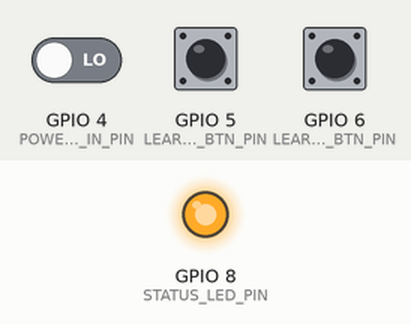
Simulated run of this sketch. Board: ESP32-C3. On the bench: output pins drawn as LEDs (lit = HIGH). The inputs (shaded band) are chosen by the test bench; at power-on: GPIO 5 (LEARN_POWER_BTN_PIN) HIGH, GPIO 4 (POWER_LED_IN_PIN) LOW, GPIO 6 (LEARN_RESET_BTN_PIN) HIGH. EEPROM starts erased; pins used as bus, display or sensor lines are not drawn; what the sketch prints to the serial monitor is not drawn.

Above: at 1.2 s.
1.3 s: GPIO 5 (LEARN_POWER_BTN_PIN) pulled LOW for 0.15 s
At 2.1 s:
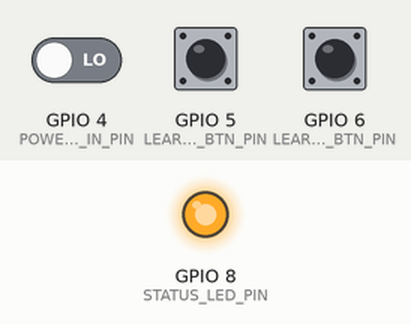
4.3 s: GPIO 4 (POWER_LED_IN_PIN) driven HIGH
7.3 s: GPIO 4 (POWER_LED_IN_PIN) driven LOW
10.3 s: GPIO 6 (LEARN_RESET_BTN_PIN) pulled LOW for 3.2 s
At 11.45 s:
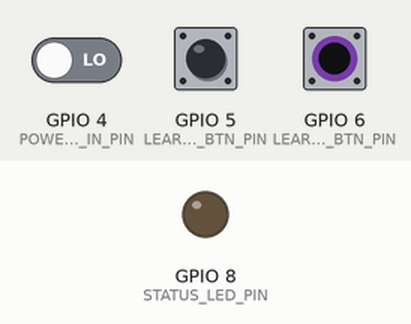
Timing chart, 0 to 16.0 s (numbered marks = the images above; inputs shaded):
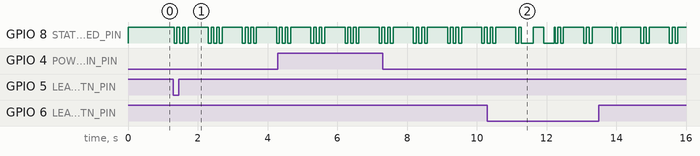

Measured:
- after the input at 1.3 s, GPIO 8 (STATUS_LED_PIN): HIGH → LOW at once, then repeats every 0.98 s: 2 × (HIGH 0.08 s, LOW 0.08 s), HIGH 0.58 s, LOW 0.08 s

The sketch:

pc-ir-remote.ino
```cpp
/*
 * PC IR Remote — Standalone Arduino/ESP32-C3 sketch
 * No Home Assistant required. Uses IRremoteESP8266 library.
 *
 * WIRING:
 *   TSOP38238 OUT     → GPIO3
 *   TSOP38238 VS      → 3.3V via 100Ω resistor + 100nF cap to GND
 *   TSOP38238 GND     → GND
 *   GPIO1 → relay coil trigger  (relay contacts → PWR_SW header)
 *   GPIO2 → relay coil trigger  (relay contacts → RST_SW header)
 *   Learn Power btn   → GPIO5  (other leg to GND, active-low)
 *   Learn Reset btn   → GPIO6  (other leg to GND, active-low)
 *   Power LED input:  PWR_LED+ → 10kΩ → GPIO4 → 10kΩ → GND  (voltage divider)
 *
 * LEARNING IR CODES:
 *   Press Learn Power button, then press the desired button on your remote.
 *   Press Learn Reset button, then press the desired button on your remote.
 *   Codes are saved to flash and survive power cycles.
 *
 * DEBUG:
 *   Set DUMP_ALL_CODES true to print every received IR code to Serial.
 *   Useful for finding codes if the buttons are not yet wired.
 *
 * LIBRARIES: IRremoteESP8266, Preferences (built-in ESP32 Arduino core)
 */

#include <IRrecv.h>
#include <IRremoteESP8266.h>
#include <IRutils.h>
#include <Preferences.h>

// =============================================================================
// CONFIGURATION — edit these to match your hardware
// =============================================================================

#define DUMP_ALL_CODES          false  // true: print all received IR codes to Serial

#define RELAY_ACTIVE_ON_HIGH    false  // true = relay fires on HIGH, false = LOW
#define STATUS_LED_ACTIVE_ON_HIGH false

#define IR_RECV_PIN             3
#define POWER_PIN               1      // relay coil trigger → PWR_SW header
#define RESET_PIN               2      // relay coil trigger → RST_SW header
#define LEARN_POWER_BTN_PIN     5      // active-low, internal pull-up
#define LEARN_RESET_BTN_PIN     6      // active-low, internal pull-up
#define POWER_LED_IN_PIN        4      // PC front-panel power LED: PWR_LED+ → 10kΩ → GPIO4 → 10kΩ → GND
#define PC_STATE_THRESHOLD_MS   5000   // LED solid for this long → definitive ON or OFF (else SLEEPING)

// STATUS_LED_PIN options:
//   8   → onboard LED on ESP32-C3 SuperMini boards. NOTE: the Arduino
//         LED_BUILTIN macro resolves to GPIO7 for PlatformIO's "lolin_c3_mini"
//         board (genuine Wemos/Lolin pinout), which does NOT match the
//         SuperMini clone boards this project targets — use the literal 8.
//   -1  → no LED (disable all LED feedback)
#define STATUS_LED_PIN          8

#define PULSE_MS                500    // relay pulse duration (ms)
#define LEARN_TIMEOUT_MS        10000  // cancel learn mode after 10s with no IR
#define DEBOUNCE_MS             20     // button debounce window (ms)
#define BLINK_MS                80     // LED blink on/off duration (ms)
#define LEARN_PAUSE_MS          500    // gap between blink groups in learn mode

// =============================================================================
// DERIVED VALUES — do not edit
// =============================================================================

#define RELAY_ON_LEVEL          (RELAY_ACTIVE_ON_HIGH ? HIGH : LOW)
#define RELAY_OFF_LEVEL         (RELAY_ACTIVE_ON_HIGH ? LOW : HIGH)
#define LED_ON                  (STATUS_LED_ACTIVE_ON_HIGH ? HIGH : LOW)
#define LED_OFF                 (STATUS_LED_ACTIVE_ON_HIGH ? LOW : HIGH)

// =============================================================================
// STATE TYPES — defined early so Arduino auto-generated prototypes can see them
// =============================================================================

enum LearnState { IDLE, LEARN_POWER, LEARN_RESET };
enum PcState { PC_UNKNOWN, PC_OFF, PC_ON, PC_SLEEPING };

// =============================================================================
// BUTTON HELPER
// Debounced edge-detection. Call justPressed() each loop — returns true once
// per physical press (falling edge only).
// =============================================================================

struct Button {
  uint8_t pin;
  bool stable;
  bool lastRaw;
  unsigned long debounceTime;

  void begin(uint8_t p) {
    pin = p;
    pinMode(pin, INPUT_PULLUP);
    stable = false;
    lastRaw = false;
    debounceTime = 0;
  }

  bool justPressed() {
    bool raw = (digitalRead(pin) == LOW);
    if (raw != lastRaw) {
      debounceTime = millis();
      lastRaw = raw;
    }
    if ((millis() - debounceTime) > DEBOUNCE_MS) {
      if (raw && !stable) { stable = true; return true; }
      if (!raw) stable = false;
    }
    return false;
  }
};

// =============================================================================
// PC STATE
// Reads the front-panel power LED header on GPIO4 (via voltage divider) and
// derives one of three states by tracking how long the LED has been
// continuously HIGH or LOW:
//
//   Solid HIGH for PC_STATE_THRESHOLD_MS → ON
//   Solid LOW  for PC_STATE_THRESHOLD_MS → OFF
//   Toggling (neither threshold met)     → SLEEPING
//
// State changes are reported to Serial. Does not affect relay or IR logic.
// =============================================================================

PcState pcState = PC_UNKNOWN;

unsigned long ledLastHigh = 0;  // last millis() the LED was seen HIGH
unsigned long ledLastLow  = 0;  // last millis() the LED was seen LOW

void checkPcState() {
  unsigned long now = millis();
  if (digitalRead(POWER_LED_IN_PIN) == HIGH) ledLastHigh = now;
  else                                        ledLastLow  = now;

  PcState newState;
  if      ((now - ledLastLow)  >= PC_STATE_THRESHOLD_MS) newState = PC_ON;
  else if ((now - ledLastHigh) >= PC_STATE_THRESHOLD_MS) newState = PC_OFF;
  else                                                    newState = PC_SLEEPING;

  if (newState != pcState) {
    pcState = newState;
    const char* labels[] = { "UNKNOWN", "OFF", "ON", "SLEEPING" };
    Serial.printf("PC state: %s\n", labels[pcState]);
  }
}

// =============================================================================
// STATE
// =============================================================================

LearnState learnState = IDLE;
unsigned long learnStartTime = 0;

uint32_t irCodePower = 0;  // loaded from flash at boot
uint32_t irCodeReset = 0;

IRrecv irrecv(IR_RECV_PIN);
decode_results results;
Preferences prefs;
Button learnPowerBtn;
Button learnResetBtn;

// =============================================================================
// LED
// ledSet / ledBlink are blocking helpers used for one-shot feedback (e.g. saved,
// timed out). updateLearnLed is non-blocking and called every loop iteration
// while in learn mode.
// =============================================================================

void ledSet(bool on) {
  if (STATUS_LED_PIN < 0) return;
  digitalWrite(STATUS_LED_PIN, on ? LED_ON : LED_OFF);
}

void ledBlink(int times) {
  for (int i = 0; i < times; i++) {
    ledSet(true);  delay(BLINK_MS);
    ledSet(false); delay(BLINK_MS);
  }
}

// Drives the repeating learn-mode blink pattern. Called every loop iteration.
//   LEARN_POWER → 3 quick flashes then pause, repeating
//   LEARN_RESET → 2 quick flashes then pause, repeating
void updateLearnLed() {
  if (learnState == IDLE) return;
  int blinks = (learnState == LEARN_POWER) ? 3 : 2;
  unsigned long period = (unsigned long)blinks * 2 * BLINK_MS + LEARN_PAUSE_MS;
  unsigned long t = (millis() - learnStartTime) % period;
  int idx = t / (2 * BLINK_MS);
  unsigned long blinkT = t % (2 * BLINK_MS);
  ledSet(idx < blinks && blinkT < BLINK_MS);
}

// =============================================================================
// RELAY
// pulseRelay blocks for PULSE_MS — intentional, simulates a real button press.
// =============================================================================

void relaySet(uint8_t pin, bool active) {
  digitalWrite(pin, active ? RELAY_ON_LEVEL : RELAY_OFF_LEVEL);
}

void pulseRelay(uint8_t pin, const char* label) {
  Serial.print("Pulsing "); Serial.println(label);
  relaySet(pin, true);
  delay(PULSE_MS);
  relaySet(pin, false);
  Serial.println("Done.");
}

void pulsePowerButton() { pulseRelay(POWER_PIN, "power button..."); }
void pulseResetButton() { pulseRelay(RESET_PIN, "reset button..."); }

// =============================================================================
// FLASH STORAGE
// IR codes are stored in NVS (non-volatile storage) using the Preferences
// library. Codes survive power cycles.
// =============================================================================

void loadCodes() {
  prefs.begin("ir-remote", true);
  irCodePower = prefs.getUInt("power_code", 0);
  irCodeReset = prefs.getUInt("reset_code", 0);
  prefs.end();
  Serial.printf("Power code: 0x%08X\n", irCodePower);
  Serial.printf("Reset code: 0x%08X\n", irCodeReset);
  if (irCodePower == 0) Serial.println("WARNING: Power code not set — press Learn Power button.");
  if (irCodeReset == 0) Serial.println("WARNING: Reset code not set — press Learn Reset button.");
}

void saveCode(const char* key, uint32_t code) {
  prefs.begin("ir-remote", false);
  prefs.putUInt(key, code);
  prefs.end();
}

// =============================================================================
// LEARN MODE
// enterLearnMode — called when a learn button is pressed (idle state only).
// exitLearnMode  — called on successful save or timeout.
// =============================================================================

void enterLearnMode(LearnState mode) {
  learnState = mode;
  learnStartTime = millis();
  irrecv.resume();  // clear any stale IR data before listening
  if (mode == LEARN_POWER) {
    Serial.println("LEARN POWER: press the remote button to use for power...");
  } else {
    Serial.println("LEARN RESET: press the remote button to use for reset...");
  }
}

void exitLearnMode(bool success) {
  learnState = IDLE;
  ledSet(false);
  if (success) {
    ledBlink(3);  // 3 quick blinks = saved
  } else {
    Serial.println("Learn mode timed out — no code received.");
    // 2 slow blinks = cancelled
    ledSet(true); delay(300); ledSet(false); delay(300);
    ledSet(true); delay(300); ledSet(false);
  }
}

// =============================================================================
// IR RECEIVE HANDLER
// Called every loop iteration. In learn mode, saves the received code and exits
// learn mode. In normal operation, fires the relay matching the stored code.
// =============================================================================

void handleIR() {
  if (!irrecv.decode(&results)) return;

  uint32_t code = (uint32_t)results.value;

  if (code != 0xFFFFFFFF && code != 0) {  // ignore repeat / empty codes

    if (learnState == LEARN_POWER) {
      irCodePower = code;
      saveCode("power_code", code);
      Serial.printf("Power code saved: 0x%08X\n", code);
      exitLearnMode(true);

    } else if (learnState == LEARN_RESET) {
      irCodeReset = code;
      saveCode("reset_code", code);
      Serial.printf("Reset code saved: 0x%08X\n", code);
      exitLearnMode(true);

    } else {
      if (DUMP_ALL_CODES) {
        Serial.printf("Protocol: %s  Code: 0x%08X\n",
                      typeToString(results.decode_type).c_str(), code);
      }
      if (irCodePower != 0 && code == irCodePower) {
        ledBlink(1);
        pulsePowerButton();
      } else if (irCodeReset != 0 && code == irCodeReset) {
        ledBlink(1);
        pulseResetButton();
      }
    }
  }

  irrecv.resume();  // ready to receive next code
}

// =============================================================================
// SETUP
// =============================================================================

void setup() {
  // Relay outputs — ensure relays are off before anything else
  pinMode(POWER_PIN, OUTPUT);
  pinMode(RESET_PIN, OUTPUT);
  relaySet(POWER_PIN, false);
  relaySet(RESET_PIN, false);

  // Status LED
  if (STATUS_LED_PIN >= 0) {
    pinMode(STATUS_LED_PIN, OUTPUT);
    ledSet(false);
  }

  // Learn buttons
  learnPowerBtn.begin(LEARN_POWER_BTN_PIN);
  learnResetBtn.begin(LEARN_RESET_BTN_PIN);

  // PC state input — initialise both timestamps so state resolves after threshold elapses
  pinMode(POWER_LED_IN_PIN, INPUT);
  ledLastHigh = millis();
  ledLastLow  = millis();

  // Serial + startup
  Serial.begin(115200);
  Serial.println("PC IR Remote starting...");

  // Load saved IR codes from flash, then start the IR receiver
  loadCodes();
  irrecv.enableIRIn();

  Serial.println("Ready.");
}

// =============================================================================
// MAIN LOOP
// Each iteration runs five tasks in order:
//   1. Check learn buttons  — enters learn mode if a button is pressed
//   2. Update learn LED     — drives the repeating blink pattern (non-blocking)
//   3. Check learn timeout  — cancels learn mode after LEARN_TIMEOUT_MS
//   4. Handle IR input      — saves code (learn mode) or fires relay (normal)
//   5. Check PC state       — reports ON / SLEEPING / OFF to Serial
// =============================================================================

void loop() {
  // 1. Learn button check (only while idle)
  if (learnState == IDLE) {
    if (learnPowerBtn.justPressed()) enterLearnMode(LEARN_POWER);
    if (learnResetBtn.justPressed()) enterLearnMode(LEARN_RESET);
  }

  // 2. Learn mode LED pattern
  updateLearnLed();

  // 3. Learn mode timeout
  if (learnState != IDLE && (millis() - learnStartTime) > LEARN_TIMEOUT_MS) {
    exitLearnMode(false);
  }

  // 4. IR receive
  handleIR();

  // 5. PC state
  checkPcState();
}
```
